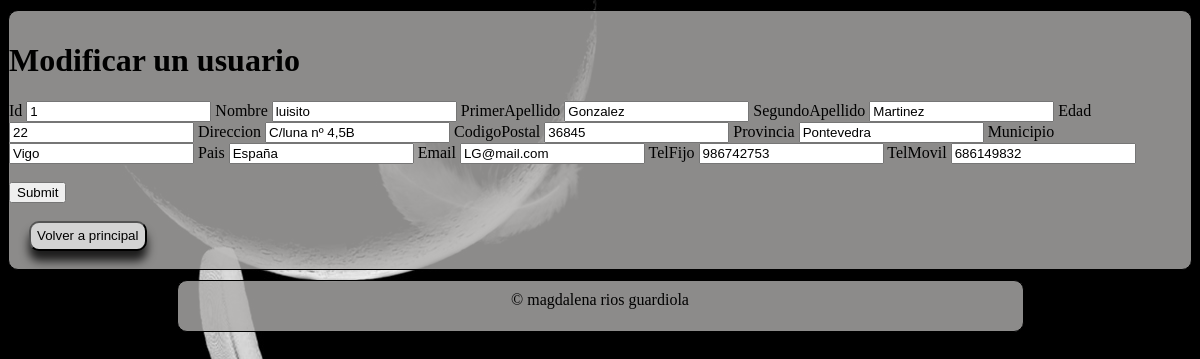
The page /php/update.php?id=1 on the database its author committed.
### tables this page shows
CREATE TABLE IF NOT EXISTS `users` (
  `id` int(11) UNSIGNED NOT NULL AUTO_INCREMENT,
  `nombre` varchar(30) NOT NULL,
  `primerApellido` varchar(30) NOT NULL,
  `segundoApellido` varchar(30) NOT NULL,
  `edad` int(3) DEFAULT NULL,
  `direccion` varchar(50) DEFAULT NULL,
  `codigoPostal` varchar(5) DEFAULT NULL,
  `provincia` varchar(30) DEFAULT NULL,
  `municipio` varchar(30) DEFAULT NULL,
  `pais` varchar(30) DEFAULT NULL,
  `email` varchar(50) NOT NULL,
  `telFijo` varchar(9) DEFAULT NULL,
  `telMovil` varchar(9) DEFAULT NULL,
  PRIMARY KEY (`id`)
);

### php/update.php (the view, shortened to what this page needs)
<?php
function escape($html) {
return htmlspecialchars($html, ENT_QUOTES | ENT_SUBSTITUTE, "UTF-8");
}
if (isset($_GET['id'])) {
	try {
			$hostname = "localhost";
			$database = "test";
			$username = "magda";
			$password = "magda";
			$connection = new PDO('mysql:host='.$hostname.';dbname='.$database, $username, $password, array(PDO::MYSQL_ATTR_INIT_COMMAND => 'SET NAMES \'UTF8\''));
			$id = $_GET['id'];
			$sql = "SELECT * FROM users WHERE id = :id";
			$statement = $connection->prepare($sql);
			$statement->bindValue(':id', $id);
			$statement->execute();
			$user = $statement->fetch(PDO::FETCH_ASSOC);
	}
	catch(PDOException $error) {
	echo $sql . "<br>" . $error->getMessage();
	}
} else {
	echo "Algo ha salido mal!";
	exit;
}
?>
 <!DOCTYPE html>
<html lang="en">
<head>
	<link rel="stylesheet" type="text/css" href="css/style.css">
</head>
<body>
	<div id="resultado">
		<h1>Modificar un usuario</h1>
<form method="post"> <?php foreach ($user as $key => $value) : ?>
	 <label for="<?php echo $key; ?>"><?php echo ucfirst($key); ?></label>
	 <input type="text" name="<?php echo $key; ?>" id="<?php echo $key; ?>" value="<?php echo escape($value); ?>" <?php echo ($key === 'id' ? 'readonly' : null); ?>>
	  <?php endforeach; ?>
	 <br/><br/><input type="submit" name="submit" value="Submit"><br/><br/>
</form>
<button id="cont4" type="button" onclick="window.location.href='index.php'">Volver a principal</button><br/><br/>
 </div>
     <footer>
        &copy magdalena rios guardiola
 	</footer>
</body>
</html>

### css/style.css (style rules this page uses)
html { background-image: url("../img/plumas.jpg"); background-repeat: no-repeat; background-color: black; }
#resultado { border:1px solid; border-radius: 10px; width: auto; padding-top: 10px; margin: auto; margin-top:10px; background-color: rgba(176,174,173,.8); justify-content: center; }
#cont4 { margin-left: 20px; }
button { height: 30px; color: black; background-color: lightgrey; border-radius: 10px; box-shadow: 0 10px 10px rgba(0,0,0,.8); }
footer { border:1px solid; border-radius: 10px; width: 845px; height: 40px; padding-top: 10px; margin: auto; margin-top:10px; background-color: rgba(176,174,173,.8); display:flex; justify-content: center; }

### rows shown on the page
users: id "1", nombre "luisito", primerApellido "Gonzalez", segundoApellido "Martinez", edad "22", direccion "C/luna nº 4,5B", codigoPostal "36845", provincia "Pontevedra", municipio "Vigo", pais "España", email "LG@mail.com", telFijo "986742753", telMovil "686149832"

### other values the page prints
$key "Id"
$key "Nombre"
$key "PrimerApellido"
$key "SegundoApellido"
$key "Edad"
$key "Direccion"
$key "CodigoPostal"
$key "Provincia"
$key "Municipio"
$key "Pais"
$key "Email"
$key "TelFijo"
$key "TelMovil"
